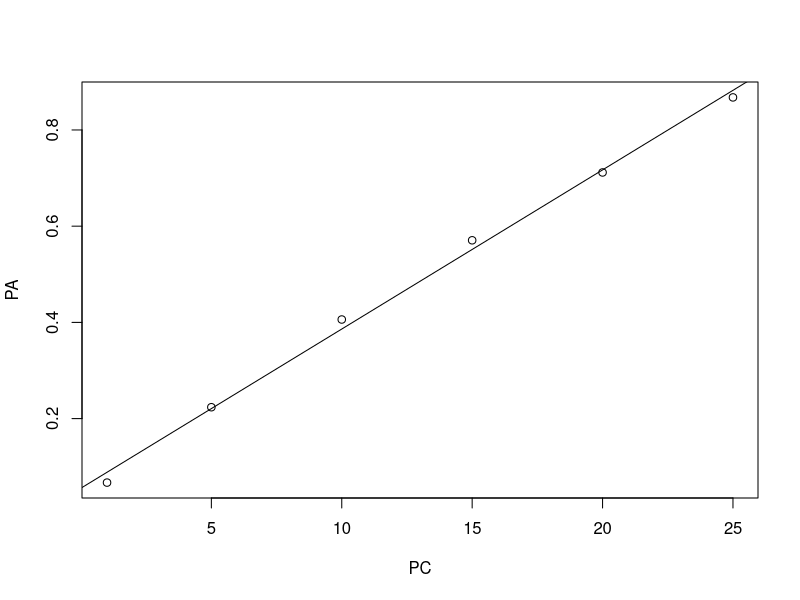
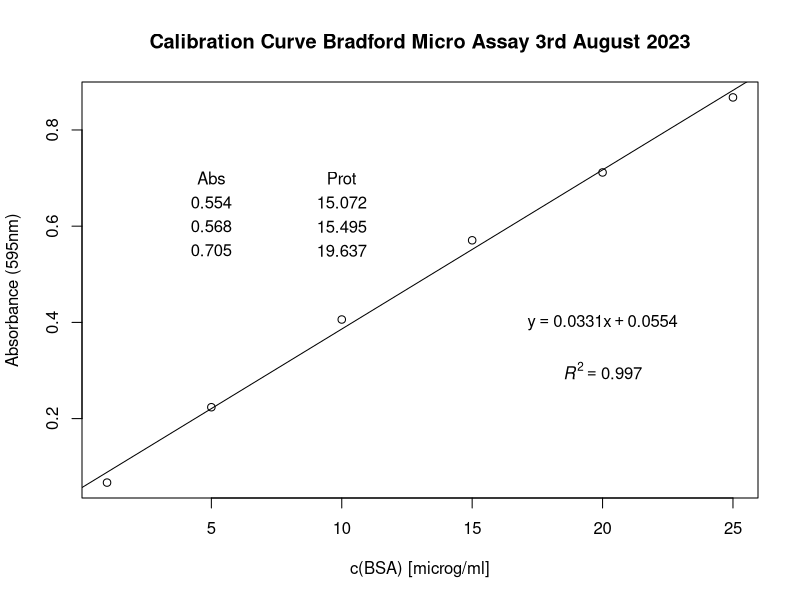

Write the R code that produced these figures, in order.
#....Micro Bradford Assay için R Studio’da Doğrusal Regresyon Grafiği Oluşturma (Tablo 1)
#
#....Kaynak - https://rforbiochemists.blogspot.com/2015/04/lets-draw-graph-of-protein-assay.html
#
#....Elimizde 1, 5, 10, 15, 20 ve 25 Konsantrasyonlarında ölçülmüş değerler var 
#....3 tekrar yaptığımız için her bir konsantrasyonda elde ettiğimiz 3 farklı A595nm değerinin 
#.......ortalamasını alacağız.
#....Bunun için önce vektör oluşturup sonra mean fonksiyonundan yararlanacağız.
#....Kendi bulduğunuz değerleri aşağıdaki c parantezi içine yazmalısınız.
#....Protokolde yer alan değerleri girdim deneme amaçlı ancak ordaki grafikte 8 farklı değer
#.......bulunduğu için R square değeri farklılık gösterdi.
#
#
#....Vektör Oluşturma:
A1 <- c(0.066,0.068,0.067)
A5 <- c(0.224,0.225,0.222)
A10 <- c(0.402,0.410,0.406)
A15 <- c(0.573,0.569,0.570)
A20 <- c(0.720,0.705,0.710)
A25 <- c(0.851,0.892,0.860)
#
#....Ortalama Bulma:
MA1 <- mean(A1)
MA5 <- mean(A5)
MA10 <- mean(A10)
MA15 <- mean(A15)
MA20 <- mean(A20)
MA25 <- mean(A25)
#
#....Ortalama Değerlerimizi Bulduk
#....Şimdi yukarıdaki kaynaktan faydalanacağız
#....y eksenimiz absorbsiyon, x eksenimiz konsantrasyon
#....Protein Konsantrasyonları için tekrar vektör oluşturuyoruz
#
#....Protein Concentrations
PC <- c(1,5,10,15,20,25) 

#....Protein Absorbtion
PA <- c(MA1,MA5,MA10,MA15,MA20,MA25)

#....Basit bir grafik çizelim (abs-PC, prot-PA)
plot(PA~PC)

#....Plotumuz sağ alt frame de görülüyor ancak bazı eklemeler yapmamız lazım
#....Bu yüzden kaynakta yer alan verileri kendi istediğimiz verilere göre düzenliyoruz

#Calculate the line using the linear model function
line <- lm(PA~PC)

#Draw the line
abline(line)

#Improve the graph:
plot(PA~PC, 
     xlab = "c(BSA) [microg/ml]",
     ylab = "Absorbance (595nm)",
     main = "Calibration Curve Bradford Micro Assay 3rd August 2023")
abline(line)

#....Bundan sonrasını bilgi birikimimi aşıyor
r2 <- round(summary(line)$r.squared, 3)
mylabel = bquote(italic(R)^2 == .(format(r2, digits = 3)))
text(x = 20, y = 0.3, labels = mylabel)

#Equation of a line y = mx + c
#In our case abs = slope * prot + intercept
# ukn.prot = (abs - intercept)/slope
int <- summary(line)$coefficients[1]
slope <- summary(line)$coefficients[2]
mylabel = bquote(y == .(format(slope, digits = 3))*x + .(format(int, digits = 3)))
text(x = 20, y = 0.4, labels = mylabel)

#....BİLİNMEYEN PROTEİN ABSORBSİYONLARI İÇİN KODLAR
#....AŞAĞIDAKİ abs.unknown kısmına kendi proteinlerimizin değerlerini yazacağız
#....burada 0.554,0.568 ve 0.705 örnek bilinmeyen protein değerleri
#now calculate some unknown protein concs from absorbances
#put the unknowns into a vector
abs.unknowns <- c(0.554, 0.568, 0.705)
#rearrange the equation of the line to ukn.prot = (abs - intercept)/slope
prot.unknowns <- (abs.unknowns - int)/slope
#put the answers on the graph
text(x = 5, y = (0.7), "Abs")
text(x = 10, y = (0.7), "Prot")
for (i in 1:length(abs.unknowns)){
  text(x = 5, y = (0.7 - i/20), abs.unknowns[i])
  text(x = 10, y = (0.7 - i/20), round(prot.unknowns[i], 3))
}

#....İstenildiği taktirde grafikte estetik değişiklikler yapılabilir.
#....END OF SCRIPT



